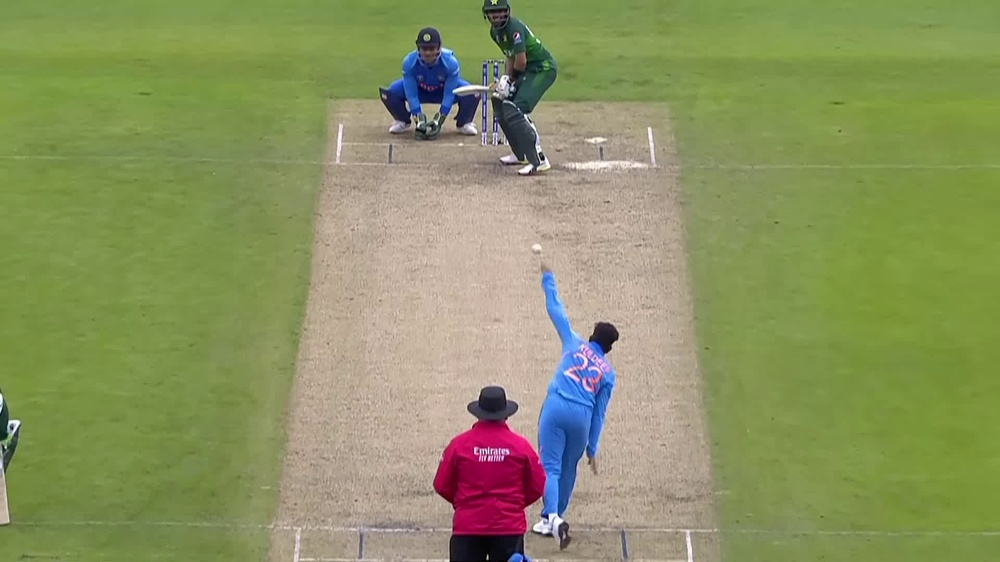
#> input picture first_frame.jpg, 1000 x 562 px, shrunk from 1920 x 1080 before the run
$ python -i EdgeDetection.py   (imports and definitions only)
#> lines starting #> are read from the running program, lines starting #| are printed output that depends on the picture
#> further down, picture is the input picture: shape (562, 1000, 3); mean B, G, R 97.6, 146.9, 139
import numpy as np
import math
import skimage
import scipy
import cv2

def gaussDeriv2D(sigma):
#> called with sigma = 2
    size = math.ceil(3*sigma) * 2 + 1
    half = size // 2
    image = np.zeros((size,size))
    Gx = np.zeros((size,size))
    Gy = np.zeros((size,size))

    for index, row in enumerate(image):
        for i in range(len(row)):
            Gx[index][i] = (((i - half)) / (2*math.pi*sigma**4)) * math.exp(-((i - half)**2 + (index - half)**2)/(2*sigma**2))
            Gy[index][i] = (((index - half)) / (2*math.pi*sigma**4)) * math.exp(-((i - half)**2 + (index - half)**2)/(2*sigma**2))

    return Gx, Gy

def calculateGradientsAndFindEdges(Im):
    Gx, Gy = gaussDeriv2D(2)

    greyIm = cv2.cvtColor(Im, cv2.COLOR_BGR2GRAY)
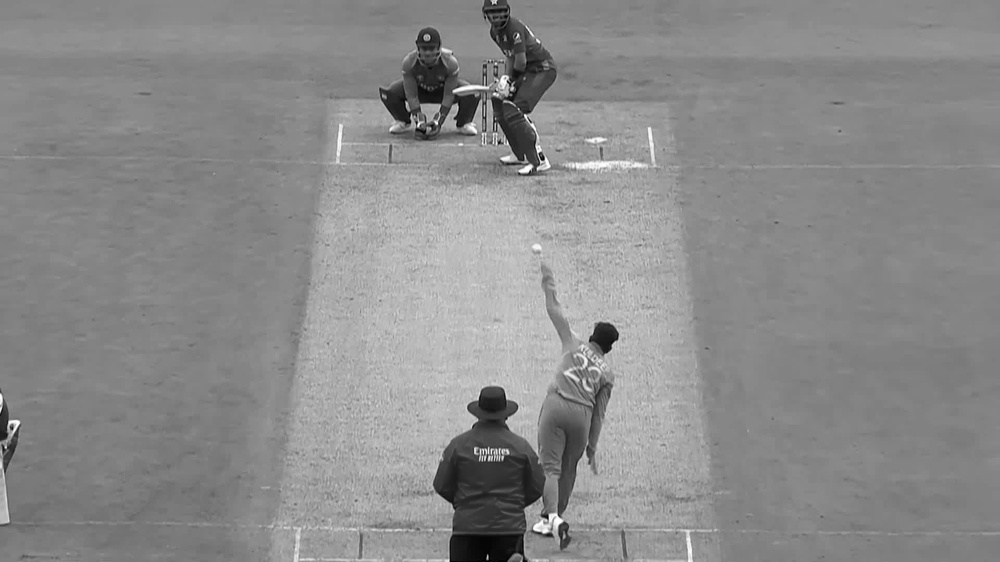
#> greyIm: shape (562, 1000); min 0, max 255, mean 138.9

    # you have to normalize it or else the image will be all black
    greyIm = cv2.normalize(greyIm, None, 0, 255, cv2.NORM_MINMAX).astype(np.uint8)

    gxIm = scipy.ndimage.convolve(greyIm, Gx, mode='nearest')
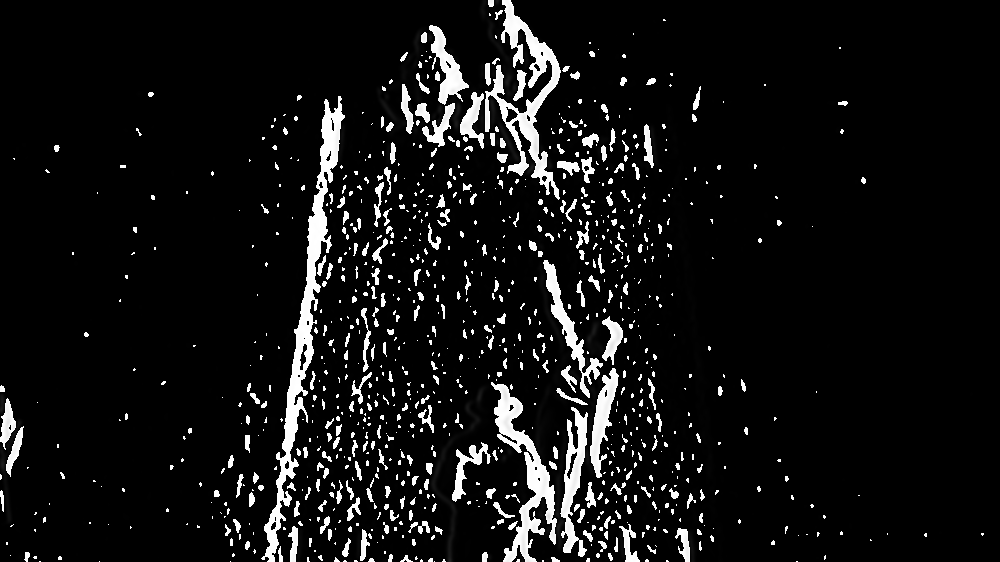
#> gxIm: shape (562, 1000); min 0, max 255, mean 19.2
    gyIm = scipy.ndimage.convolve(greyIm, Gy, mode='nearest')
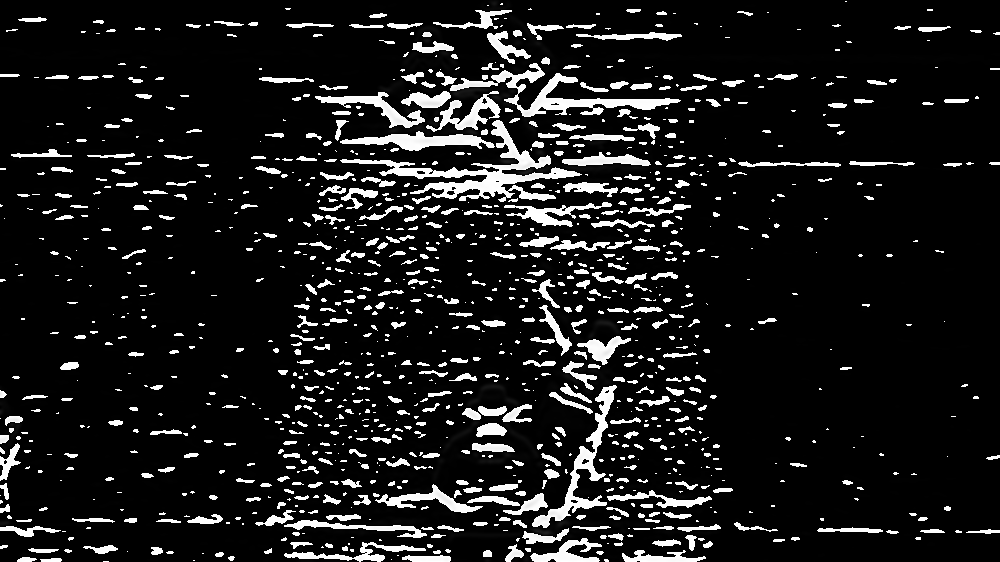
#> gyIm: shape (562, 1000); min 0, max 255, mean 26.7


    magIm = np.sqrt(gxIm**2 + gyIm**2)
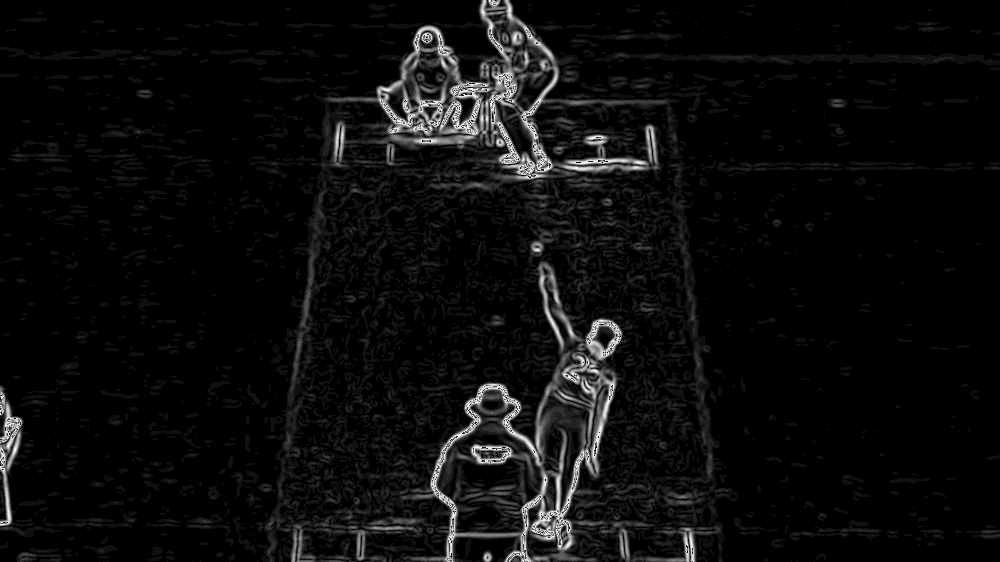
#> magIm: shape (562, 1000) float16; min 0, max 15.91, mean 0.774; drawn with min black and max white

    return magIm

>>> import cv2
>>> picture = cv2.imread('first_frame.jpg')
>>> result = calculateGradientsAndFindEdges(picture)

$ run again, on frame.jpg
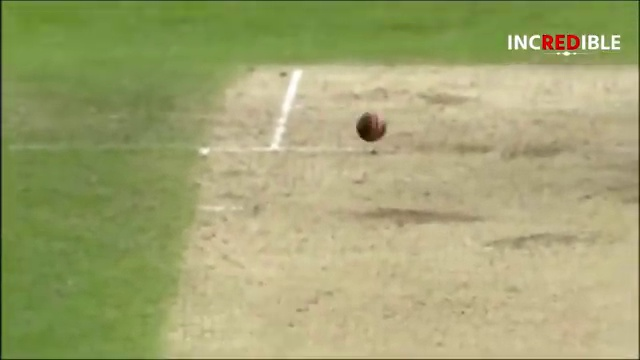
#> input picture frame.jpg, 640 x 360 px
#> picture is the input picture: shape (360, 640, 3); mean B, G, R 113.2, 164.1, 161.3
#> in calculateGradientsAndFindEdges, `greyIm = cv2.cvtColor(Im, cv2.COLOR_BGR2GRAY)`:
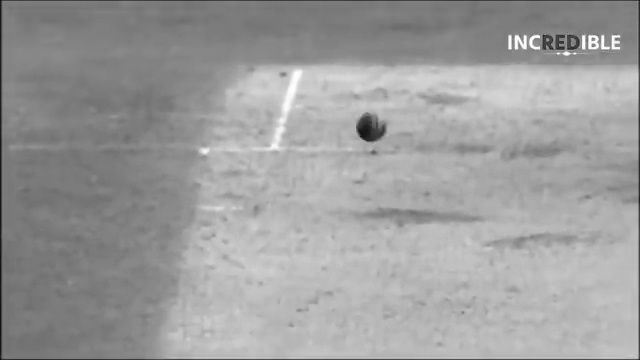
#> greyIm: shape (360, 640); min 9, max 255, mean 157.5
#> in calculateGradientsAndFindEdges, `magIm = np.sqrt(gxIm**2 + gyIm**2)`:
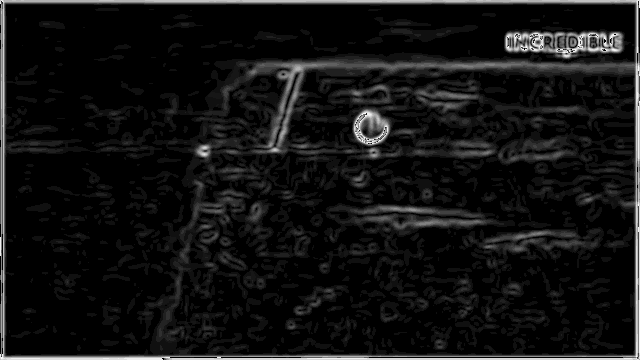
#> magIm: shape (360, 640) float16; min 0, max 15.91, mean 1.16; drawn with min black and max white

$ run again, on initial_frame.jpg
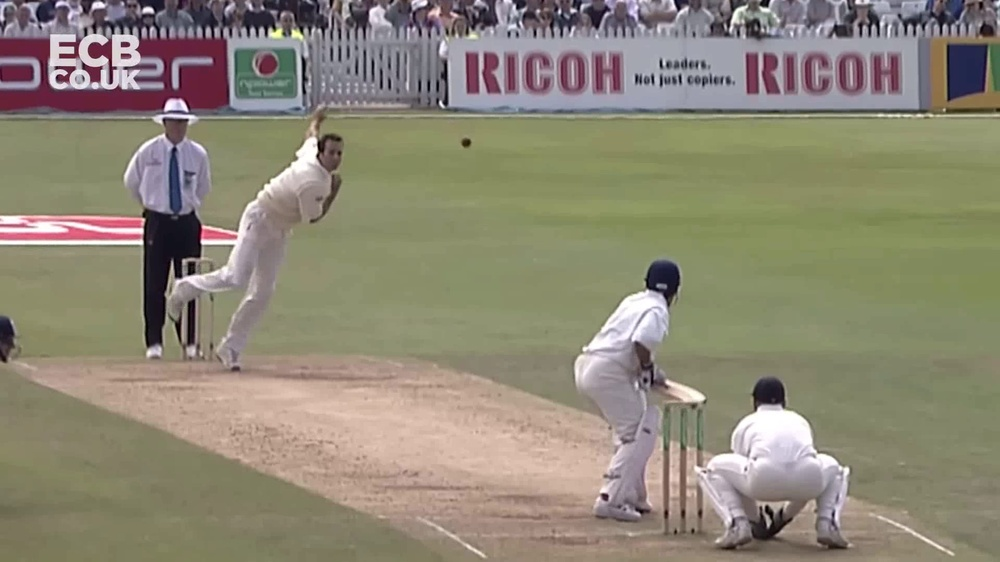
#> input picture initial_frame.jpg, 1000 x 562 px, shrunk from 1920 x 1080 before the run
#> picture is the input picture: shape (562, 1000, 3); mean B, G, R 117.5, 135.4, 141.8
#> in calculateGradientsAndFindEdges, `greyIm = cv2.cvtColor(Im, cv2.COLOR_BGR2GRAY)`:
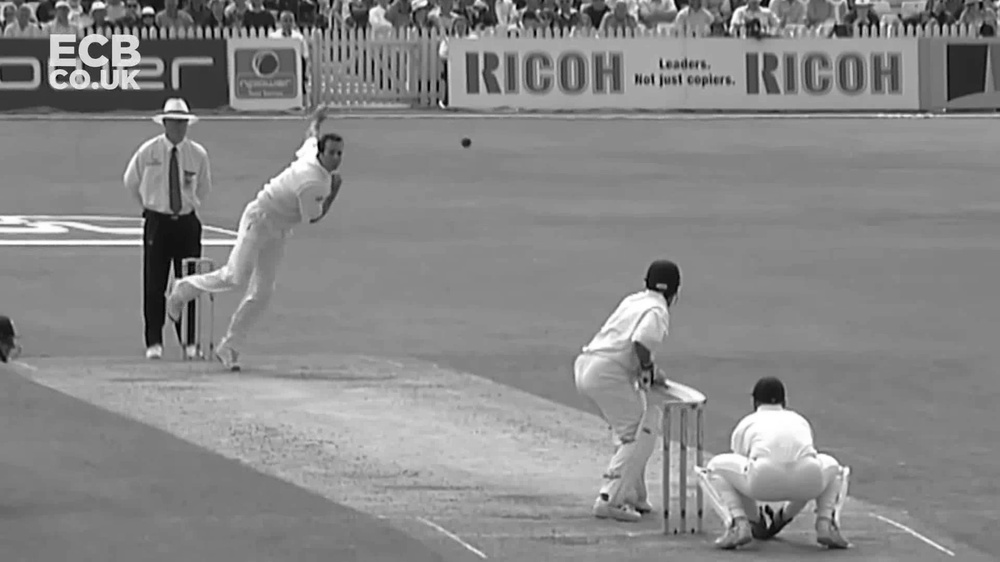
#> greyIm: shape (562, 1000); min 0, max 255, mean 135.3
#> in calculateGradientsAndFindEdges, `magIm = np.sqrt(gxIm**2 + gyIm**2)`:
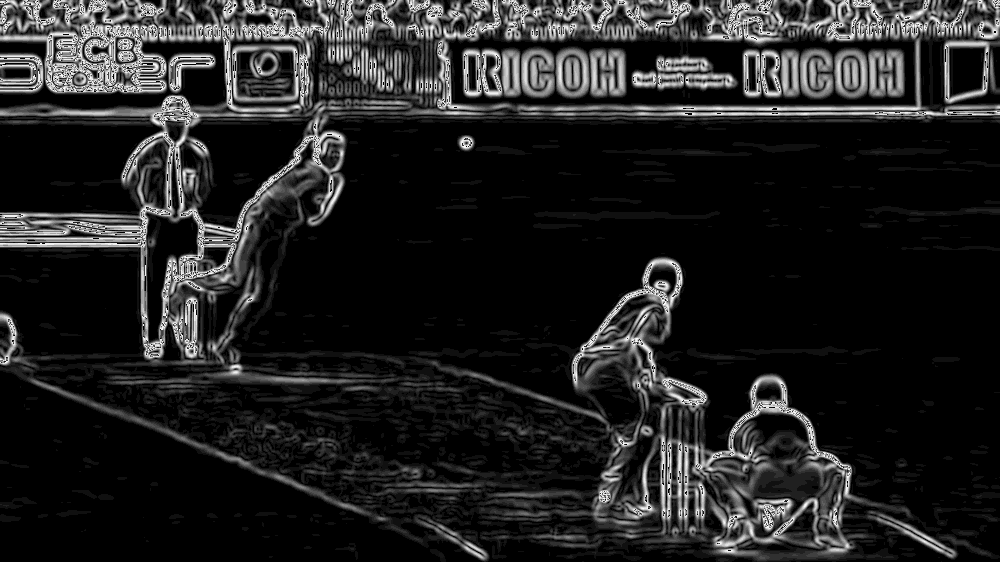
#> magIm: shape (562, 1000) float16; min 0, max 15.91, mean 2.1; drawn with min black and max white
